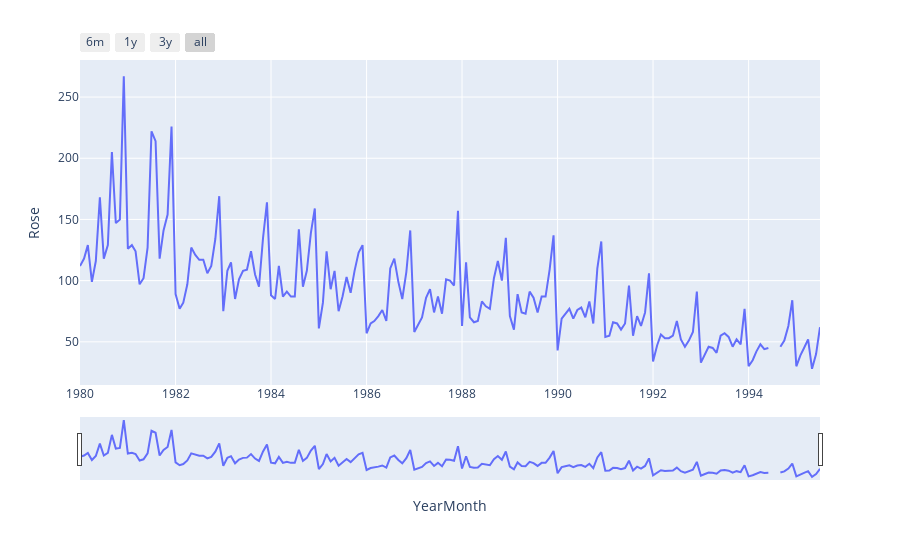

The code cell stored with this chart in its notebook:
### Code cell
fig = px.line(rd1,x=rd1.index,y=rd1['Rose'])

fig.update_xaxes(
    rangeslider_visible=True,
    rangeselector = dict(
        buttons = list([
            dict(count=6, label='6m', step='month', stepmode='backward'),
            dict(count=1, label='1y', step='year', stepmode='backward'),
            dict(count=3, label='3y', step='year', stepmode='backward'),
            dict(step='all')
        ])
    )
)
fig.show()

### Figure 1 — Plotly figure (JSON) as saved in the notebook; plotly's stock layout.template omitted (floating-point values rounded to 4 significant figures; data arrays with more than 128 entries replaced by an {"elided": "..."} marker saying what was removed)
{"data": [{"hovertemplate": "YearMonth=%{x}<br>Rose=%{y}<extra></extra>", "legendgroup": "", "line": {"color": "#636efa", "dash": "solid"}, "marker": {"symbol": "circle"}, "mode": "lines", "name": "", "orientation": "v", "showlegend": false, "type": "scatter", "x": {"elided": "187 str values"}, "xaxis": "x", "y": {"elided": "187 int values"}, "yaxis": "y"}], "layout": {"legend": {"tracegroupgap": 0}, "margin": {"t": 60}, "xaxis": {"anchor": "y", "domain": [0, 1], "rangeselector": {"buttons": [{"count": 6, "label": "6m", "step": "month", "stepmode": "backward"}, {"count": 1, "label": "1y", "step": "year", "stepmode": "backward"}, {"count": 3, "label": "3y", "step": "year", "stepmode": "backward"}, {"step": "all"}]}, "rangeslider": {"visible": true}, "title": {"text": "YearMonth"}}, "yaxis": {"anchor": "x", "domain": [0, 1], "title": {"text": "Rose"}}}}
